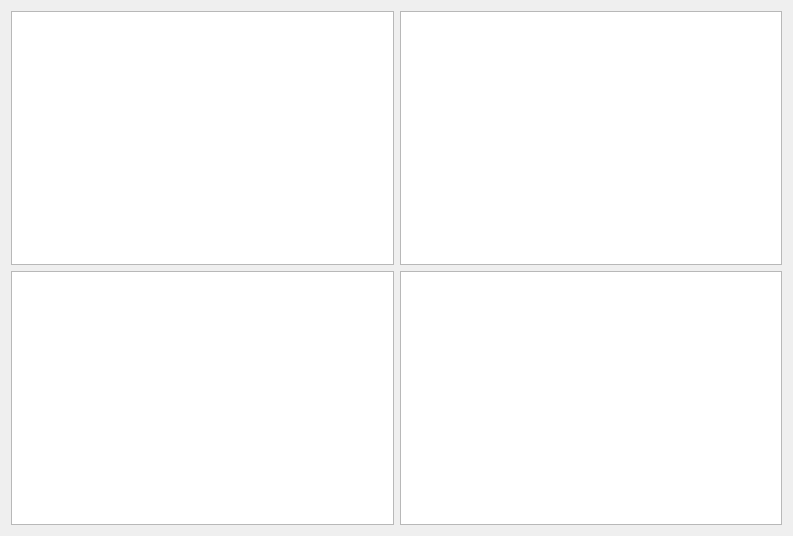
<?xml version="1.0" encoding="UTF-8"?>
<ui version="4.0">
 <class>VideoWidgetQt</class>
 <widget class="QWidget" name="VideoWidgetQt">
  <property name="geometry">
   <rect>
    <x>0</x>
    <y>0</y>
    <width>793</width>
    <height>536</height>
   </rect>
  </property>
  <property name="minimumSize">
   <size>
    <width>0</width>
    <height>16</height>
   </size>
  </property>
  <property name="windowTitle">
   <string>Form</string>
  </property>
  <layout class="QGridLayout" name="gridLayout">
   <item row="1" column="1">
    <widget class="QGraphicsView" name="view3"/>
   </item>
   <item row="1" column="0">
    <widget class="QGraphicsView" name="view2"/>
   </item>
   <item row="0" column="1">
    <widget class="QGraphicsView" name="view1"/>
   </item>
   <item row="0" column="0">
    <widget class="QGraphicsView" name="view0"/>
   </item>
  </layout>
  <action name="actionUse_Texture_Rectangle">
   <property name="text">
    <string>Use Texture Rectangle</string>
   </property>
  </action>
 </widget>
 <resources>
  <include location="Icons.qrc"/>
 </resources>
 <connections/>
 <slots>
  <slot>displayTypeChanged(int)</slot>
  <slot>outputFormatChanged(int)</slot>
  <slot>textureRectangleChecked(int)</slot>
 </slots>
</ui>
